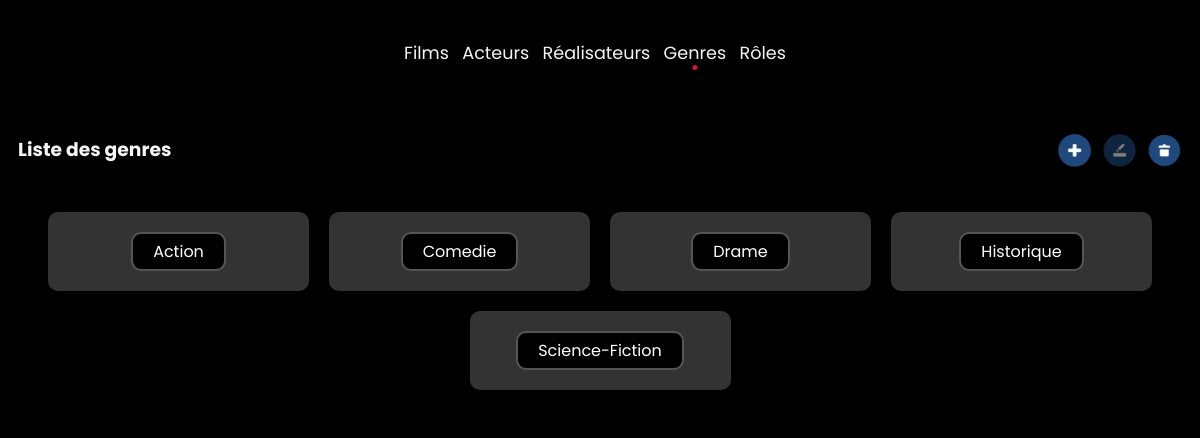
/index.php?action=listKinds, run on an earlier commit of the app's database.
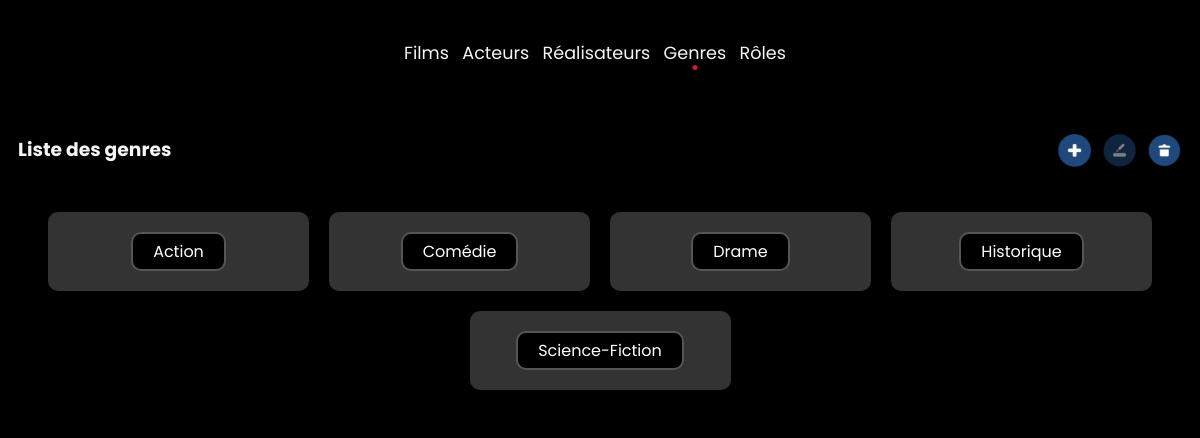
And on a later commit of the database.
### tables this page shows
CREATE TABLE IF NOT EXISTS Genre (
    id_genre INT AUTO_INCREMENT PRIMARY KEY,
    libelle VARCHAR(30)
);

### controllers/KindController.php (called while the page is built, shortened)
<?php
class KindController
{
    function getlist(): \PDOStatement
    {
        $pdo = Connect::Connection();
        $kinds = $pdo->query("
            SELECT id_genre, libelle
            FROM genre
            ORDER BY libelle ASC
        ");
        return $kinds;
    }
    public function listKinds()
    {
        $this->toView($this->getlist()->fetchAll());
    }
    function toView($kinds, $modalType = null)
    {
        $actionAdd = 'addKind';
        $actionEdit = 'editKind';
        $actionDel = 'delKind';
        $buttonStates = ['add' => true, 'edit' => false, 'delete' => true];
        require "views/kindsView.php";
    }
}

### views/kindsView.php (the view, shortened to what this page needs)
<div class="genre-container">
    <?php foreach ($kinds as $kind) { ?>
        <div class="genre-tile">
            <a href="index.php?action=detailKind&id=<?= $kind["id_genre"] ?>"><?= $kind["libelle"] ?></a>
        </div>
    <?php } ?>
</div>
<?php
$titre_secondaire = "Liste des genres";
$contenu = ob_get_clean();
require "views/template.php";
?>

### index.php (shortened to what this page needs)
<?php
$action = $_GET['action'] ?? 'listFilms';
switch ($action) {
    case 'listKinds':
        $controller = new KindController();
        $controller->listKinds();
        break;
}

### views/template.php (shortened to what this page needs)
<?php
$currentAction = $_GET['action'] ?? 'listFilms';
?>
<!DOCTYPE html>
<html lang="fr">
<head>
    <link rel="stylesheet" href="public/css/style.css">
    <link rel="stylesheet" href="https://cdnjs.cloudflare.com/ajax/libs/font-awesome/6.5.2/css/all.min.css">
</head>
<body>
    <div id="wrapper">
        <header>
            <nav>
                <ul>
                    <li><a href="index.php?action=listFilms" class="<?= strpos($currentAction, 'Film') ? 'active' : '' ?>">Films</a></li>
                    <li><a href="index.php?action=listActors" class="<?= strpos($currentAction, 'Actor') ? 'active' : '' ?>">Acteurs</a></li>
                    <li><a href="index.php?action=listDirectors" class="<?= strpos($currentAction, 'Director') ? 'active' : '' ?>">Réalisateurs</a></li>
                    <li><a href="index.php?action=listKinds" class="<?= strpos($currentAction, 'Kind') ? 'active' : '' ?>">Genres</a></li>
                    <li><a href="index.php?action=listRoles" class="<?= strpos($currentAction, 'Role') ? 'active' : '' ?>">Rôles</a></li>
                </ul>
            </nav>
        </header>
        <main>
            <section id="content">
                <div class="container-buttons">
                    <h3 class="title-sec"> <?= isset($titre_secondaire) ? $titre_secondaire : '' ?></h3>
                    <div class="buttons">
                        <a href="index.php?action=<?= isset($actionAdd) ? $actionAdd : '' ?>" class="button <?= !$buttonStates['add'] ? 'disabled' : '' ?>" <?= !$buttonStates['add'] ? 'onclick="event.preventDefault();"' : '' ?>>
                            <img src="public/images/add.svg" alt="Ajouter" class="icon" />
                        </a>
                        <a href="index.php?action=<?= isset($actionEdit) ? $actionEdit : '' ?>" class="button <?= !$buttonStates['edit'] ? 'disabled' : '' ?>" <?= !$buttonStates['edit'] ? 'onclick="event.preventDefault();"' : '' ?>>
                            <img src="public/images/edit.svg" alt="Éditer" class="icon" />
                        </a>
                        <a href="index.php?action=<?= isset($actionDel) ? $actionDel : '' ?>" class="button <?= !$buttonStates['delete'] ? 'disabled' : '' ?>" <?= !$buttonStates['delete'] ? 'onclick="event.preventDefault();"' : '' ?>>
                            <img src="public/images/del.svg" alt="Supprimer" class="icon" />
                        </a>
                    </div>
                </div>
                <?= isset($contenu) ? $contenu : '' ?>
            </section>
        </main>
    </div>
</body>
</html>

### public/css/style.css (style rules this page uses)
*, html { box-sizing: border-box; background-color: black; color: whitesmoke; font-family: 'Poppins', sans-serif; }
:root { --red: crimson; }
#wrapper { max-width: 1200px; margin: auto; padding: 0 10px; }
header { margin: 40px 0 50px 0; }
footer, td, nav { text-align: center; font-size: 0.8rem; }
a { text-decoration: none; color: cornflowerblue }
nav>ul>li>a { color: inherit; }
nav ul { list-style-type: none; padding: 0; }
nav ul li { display: inline-block; margin-right: 10px; }
nav ul li a { position: relative; font-size: 1.1rem; }
nav ul li a.active::after { content: ''; position: absolute; left: 50%; bottom: -5px; width: 5px; height: 5px; border-radius: 50%; background-color: var(--red); transform: translateX(-50%); }
.button { display: inline-block; padding: 8px; border-radius: 4px; box-shadow: 0 2px 4px rgba(0, 0, 0, 0.1); transition: all 0.3s; }
.button.disabled { opacity: 0.5; pointer-events: none; cursor: default; }
.icon { height: 35px; width: auto; transition: all 0.3s; }
.button { margin: 0; padding: 0; width: 35px; height: 35px; }
.title-sec { display: inline; }
.container-buttons { display: flex; align-items: center; justify-content: space-between; margin-bottom: 10px; }
.genre-container { display: flex; flex-wrap: wrap; justify-content: space-between; gap: 20px; margin-bottom: 50px; }
.genre-tile { flex: 0 0 calc(25% - 20px); background-color: #333; color: #fff; padding: 20px; border-radius: 10px; box-shadow: 0 4px 8px rgba(0, 0, 0, 0.5); display: flex; align-items: center; justify-content: center; text-align: center; transition: all 0.3s; }
.genre-container a { border: 2px solid #555; border-radius: 10px; padding: 5px 20px; color: inherit; }
.buttons { display: flex; justify-content: space-around; gap: 10px; }
.genre-container { display: flex; flex-wrap: wrap; gap: 10px; justify-content: center; padding: 20px; background-color: black; }
.genre-container { display: flex; flex-wrap: wrap; gap: 20px; justify-content: center; padding: 20px; background-color: black; }

What changed in the data, as far as the page shows it:
changed genre: libelle "Comedie" → "Comédie"
